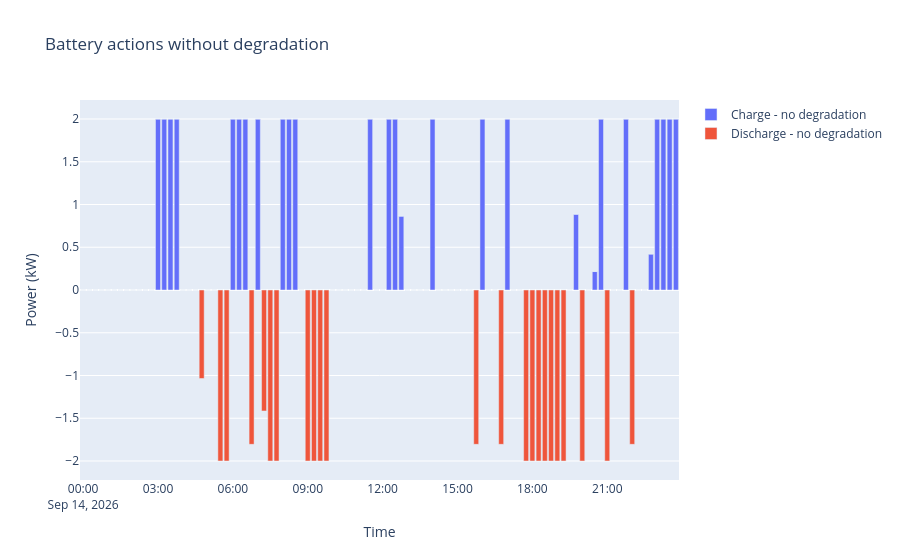

Source (notebook cell):
### Markdown cell above
## 9. Charge/discharge comparison

### Code cell
fig_actions = go.Figure()

fig_actions.add_bar(
    x=result_no_deg["time_start"],
    y=result_no_deg["charge_kw"],
    name="Charge - no degradation"
)

fig_actions.add_bar(
    x=result_no_deg["time_start"],
    y=-result_no_deg["discharge_kw"],
    name="Discharge - no degradation"
)

fig_actions.update_layout(
    title="Battery actions without degradation",
    xaxis_title="Time",
    yaxis_title="Power (kW)",
    barmode="relative"
)

fig_actions.show()
